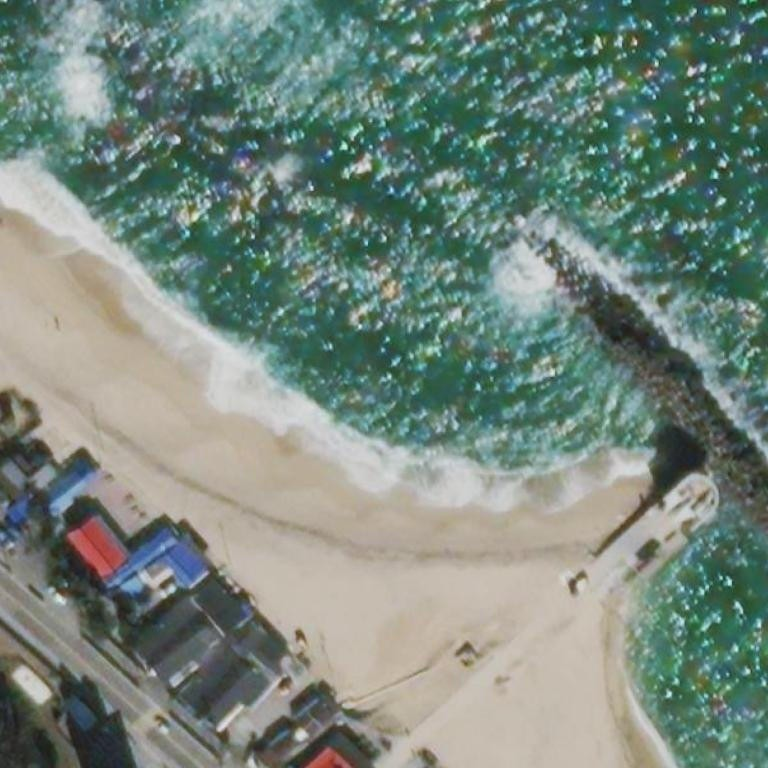
#> input picture research/cases/geo_work_20261103_precision/esri19.jpg, 768 x 768 px, given in place of test_sol_3.jpg, which was not available
$ python prepare.py
#> lines starting #> are read from the running program, lines starting #| are printed output that depends on the picture
# /// script
# requires-python = ">=3.10"
# dependencies = ["pillow", "numpy"]
# ///
from pathlib import Path
import json,sys
from PIL import Image,ImageDraw
sys.path.insert(0,r'C:\Users\admin\.codex\skills\geo-sleuth\scripts')
from tiles import Mosaic
p=Path(__file__).parent
q=Image.open(p.parent/'geo_slueth_test/terrain_test_images/test_sol_3.jpg')
#> q is the input picture: PIL image 768x768 RGB; mean R, G, B 117.8, 134.8, 124.8
q.crop((410,200,820,330)).resize((1640,520)).save(p/'query_structure_zoom.png')
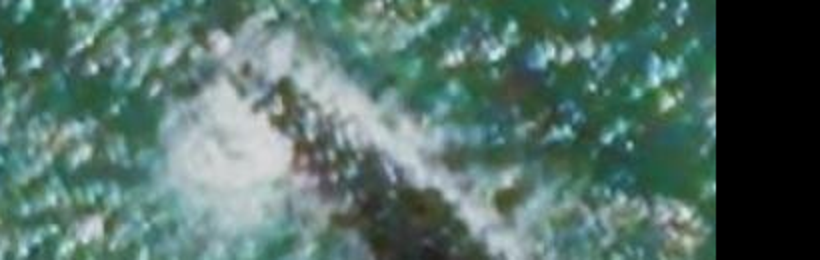
#> saved as query_structure_zoom.png: PIL image 1640x520 RGB (shown at 1/2 size); mean R, G, B 84.3, 111.7, 104.2
m=Image.open(p/'google20.jpg')
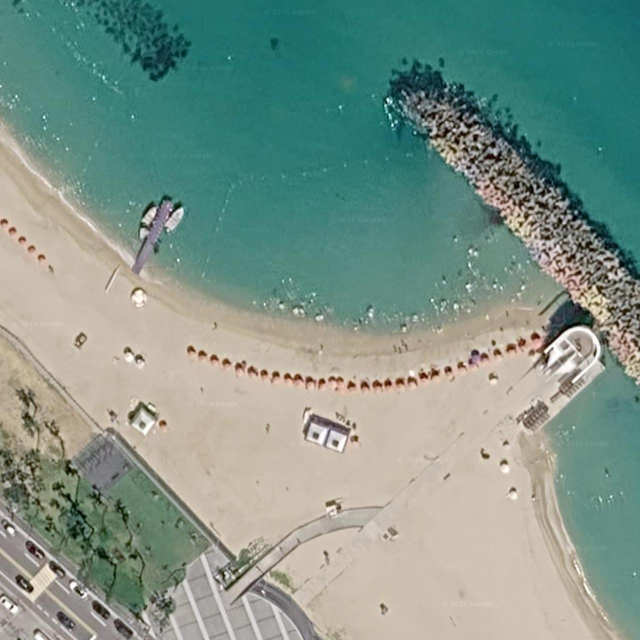
#> input picture research/cases/geo_work_20261103_precision/google20.jpg, 1280 x 1280 px (shown at 1/2 size)
#> m is the input picture: PIL image 1280x1280 RGB; mean R, G, B 125.9, 148.7, 137.3
m.crop((990,600,1280,940)).resize((870,1020)).save(p/'map_structure_zoom.png')
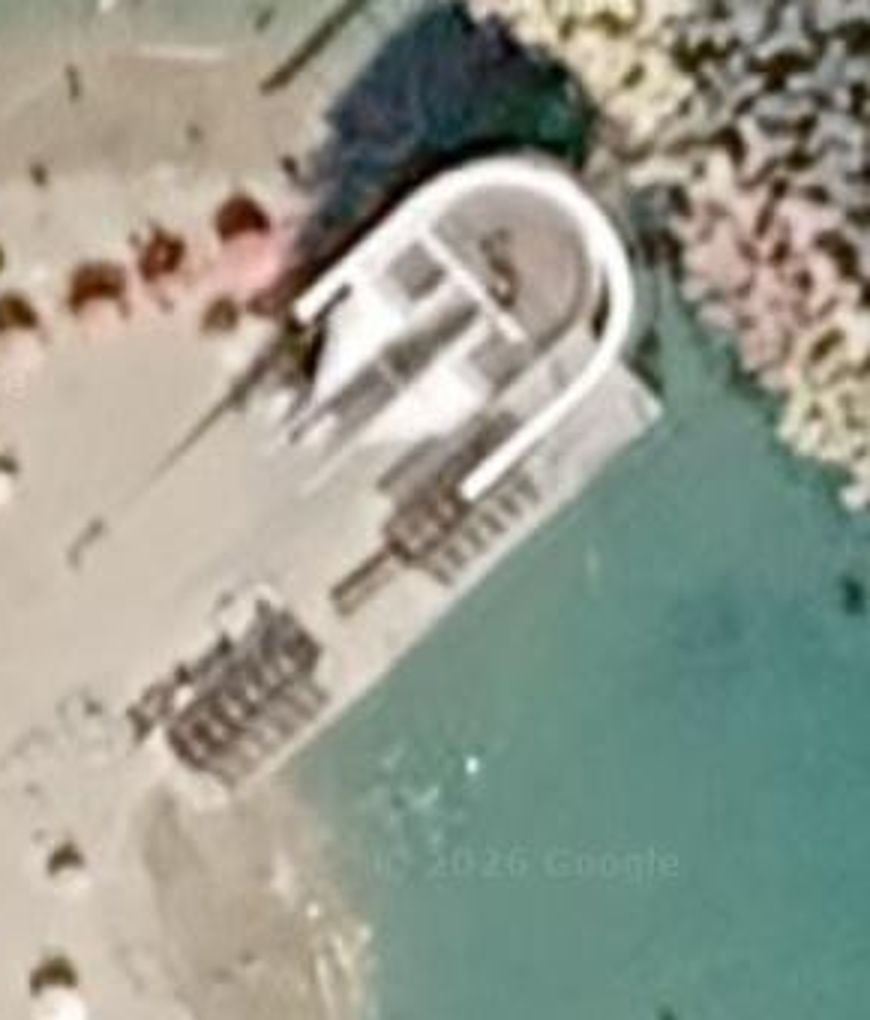
#> saved as map_structure_zoom.png: PIL image 870x1020 RGB; mean R, G, B 149.3, 154, 141.4
#> (the run stopped early here; a loop or call above may not have finished)
